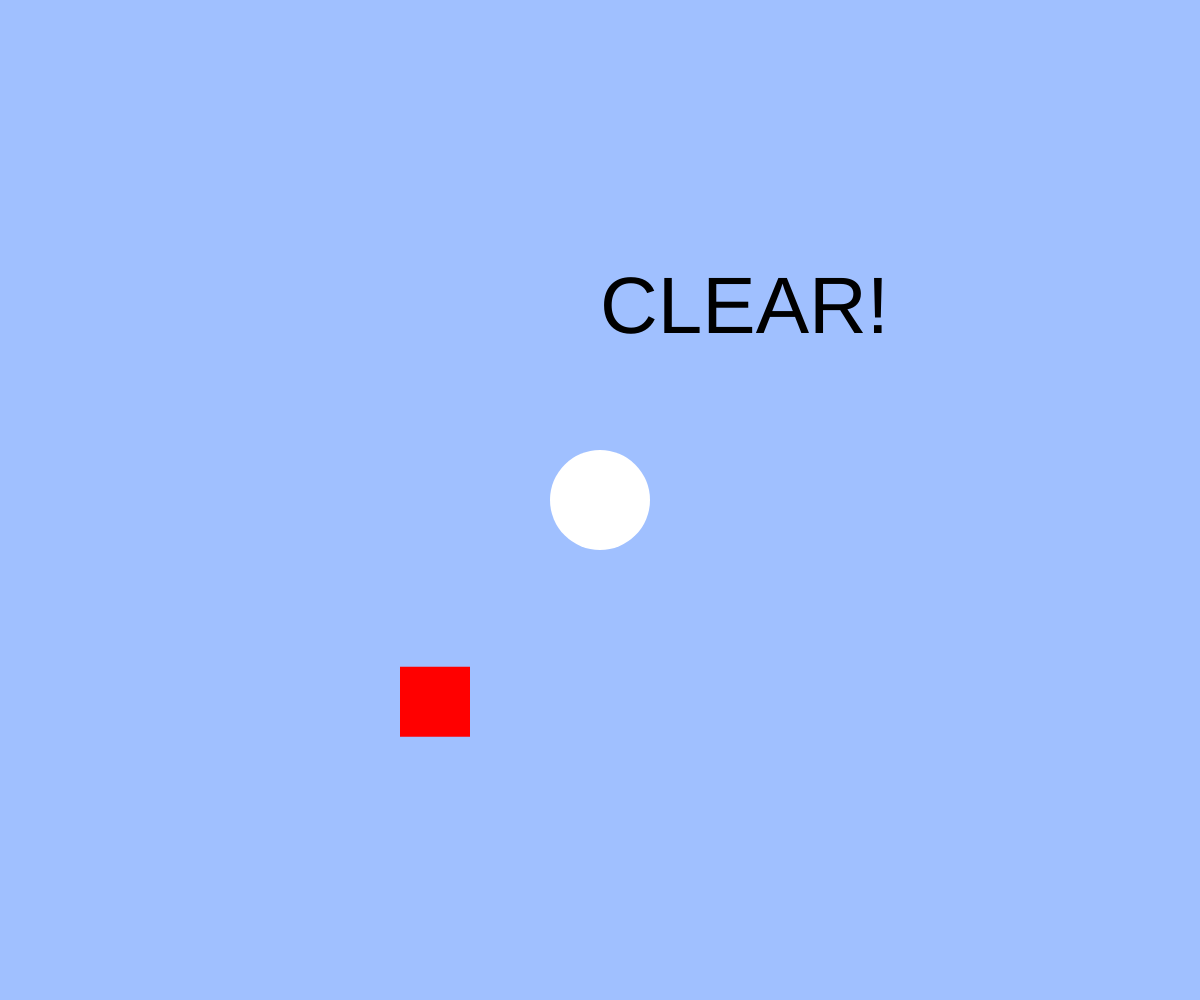
Frame 1 (no input)
Frame 60 (no input): identical to frame 1, image omitted
Frame 120 (the mouse pressed at the canvas centre since frame 60): identical to frame 1, image omitted

The p5.js sketch that drew this single still picture (run headless with seeded random() and noise() and a simulated clock; from frame 60 on, the mouse is pressed at the canvas centre):

// p5.js sketch
// ── sketch.js
// 最終課題を制作しよう
const v=2;
const size =100;

let x, y;

function setup(){
  createCanvas(windowWidth, windowHeight);
  x=width/2;
  y=height/2;
}

function draw(){
  background(160, 192, 255);

  fill(255);
  noStroke();
  ellipse(x,y,size,size);

  if(keyIsDown(LEFT_ARROW)){x-=5;}
  if(keyIsDown(RIGHT_ARROW)){x+=5;}
  if(keyIsDown(UP_ARROW)){y-=5;}
  if(keyIsDown(DOWN_ARROW)){y+=5;}



    for(let i=0;i<4;i++){
       fill(255,0,0);
       noStroke();
       let rx=windowWidth/i;
       let ry=windowHeight/i*2;
       const d=70;
      rect(rx,ry,d,d);

      if(x-120< rx && rx <x+50 && y-120< ry && ry <y+50){
        drawrect();
      }
}

function drawrect(){
  push();
  fill(255,0,0);
  let rx=windowWidth/i;
  let ry=windowHeight/i*2;
  const d=70;
  rect(rx,ry,d,d);
  // translate(i*20,i*-20);
  pop();
}

if(i=4){
  fill(0);
  noStroke();
  textSize(80);
  text('CLEAR!',windowWidth/2,windowHeight/3);
}
}

            function windowResized(){
              resizeCanvas(windowWidth, windowHeight);
            }


// fill(255,0,0);
// noStroke();
// rect(100,100,70,70)
  // fill(0);
  //  for(let i =0;i<1;i++){
   // let rx,ry;
   // rx=Math.floor(Math.random()*(windowWidth+1));
   // ry=Math.floor(Math.random()*(windowHeight+1));

    //  let rx=random(windowWidth)
    //  let ry=random(windowHeight)
    //
    // rect(rx,ry,70,70);

// }
//   if(moving){
//     let d=dist(mouseX, mouseY,x,y);
//
//     let vx=((mouseX-x)/d)*v*2;
//     let vy=((mouseY-y)/d)*v*2;
//
//     x+=vx;
//     y+=vy;
//   }
// }
//
// function keyPressed() {

  // moving=!moving;
